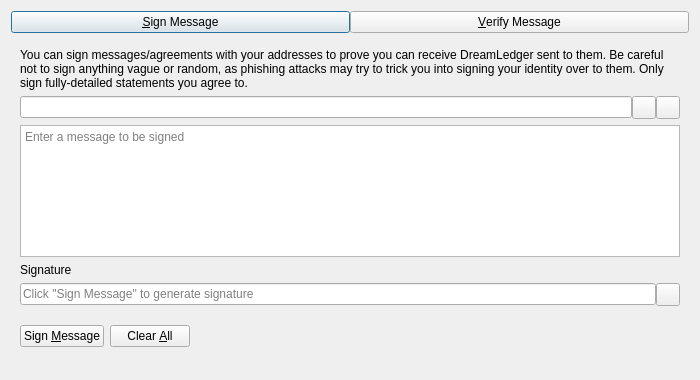
<?xml version="1.0" encoding="UTF-8"?>
<ui version="4.0">
 <class>SignVerifyMessageDialog</class>
 <widget class="QDialog" name="SignVerifyMessageDialog">
  <property name="geometry">
   <rect>
    <x>0</x>
    <y>0</y>
    <width>700</width>
    <height>380</height>
   </rect>
  </property>
  <property name="windowTitle">
   <string>Signatures - Sign / Verify a Message</string>
  </property>
  <property name="modal">
   <bool>true</bool>
  </property>
  <layout class="QVBoxLayout" name="verticalLayout">
   <item>
    <layout class="QHBoxLayout" name="horizontalLayout_Buttons_2">
     <property name="spacing">
      <number>0</number>
     </property>
     <property name="topMargin">
      <number>0</number>
     </property>
     <item>
      <widget class="QPushButton" name="btnSignMessage">
       <property name="text">
        <string>&amp;Sign Message</string>
       </property>
       <property name="checkable">
        <bool>true</bool>
       </property>
      </widget>
     </item>
     <item>
      <widget class="QPushButton" name="btnVerifyMessage">
       <property name="text">
        <string>&amp;Verify Message</string>
       </property>
       <property name="checkable">
        <bool>true</bool>
       </property>
      </widget>
     </item>
    </layout>
   </item>
   <item>
    <widget class="QStackedWidget" name="stackedWidgetSig">
     <property name="minimumSize">
      <size>
       <width>0</width>
       <height>0</height>
      </size>
     </property>
     <property name="currentIndex">
      <number>0</number>
     </property>
     <widget class="QWidget" name="pageSignMessage">
      <layout class="QVBoxLayout" name="verticalLayout_SM">
       <item>
        <widget class="QLabel" name="infoLabel_SM">
         <property name="text">
          <string>You can sign messages/agreements with your addresses to prove you can receive DreamLedger sent to them. Be careful not to sign anything vague or random, as phishing attacks may try to trick you into signing your identity over to them. Only sign fully-detailed statements you agree to.</string>
         </property>
         <property name="textFormat">
          <enum>Qt::PlainText</enum>
         </property>
         <property name="wordWrap">
          <bool>true</bool>
         </property>
        </widget>
       </item>
       <item>
        <layout class="QHBoxLayout" name="horizontalLayout_1_SM">
         <property name="spacing">
          <number>0</number>
         </property>
         <item>
          <widget class="QValidatedLineEdit" name="addressIn_SM">
           <property name="toolTip">
            <string>The DreamLedger address to sign the message with</string>
           </property>
          </widget>
         </item>
         <item>
          <widget class="QToolButton" name="addressBookButton_SM">
           <property name="toolTip">
            <string>Choose previously used address</string>
           </property>
           <property name="text">
            <string/>
           </property>
           <property name="shortcut">
            <string>Alt+A</string>
           </property>
          </widget>
         </item>
         <item>
          <widget class="QToolButton" name="pasteButton_SM">
           <property name="toolTip">
            <string>Paste address from clipboard</string>
           </property>
           <property name="text">
            <string/>
           </property>
           <property name="shortcut">
            <string>Alt+P</string>
           </property>
          </widget>
         </item>
        </layout>
       </item>
       <item>
        <widget class="QPlainTextEdit" name="messageIn_SM">
         <property name="toolTip">
          <string>Enter the message you want to sign here</string>
         </property>
         <property name="placeholderText">
          <string>Enter a message to be signed</string>
         </property>
        </widget>
       </item>
       <item>
        <widget class="QLabel" name="signatureLabel_SM">
         <property name="text">
          <string>Signature</string>
         </property>
         <property name="textFormat">
          <enum>Qt::PlainText</enum>
         </property>
        </widget>
       </item>
       <item>
        <layout class="QHBoxLayout" name="horizontalLayout_2_SM">
         <property name="spacing">
          <number>0</number>
         </property>
         <item>
          <widget class="QLineEdit" name="signatureOut_SM">
           <property name="placeholderText">
            <string>Click "Sign Message" to generate signature</string>
           </property>
           <property name="readOnly">
            <bool>true</bool>
           </property>
          </widget>
         </item>
         <item>
          <widget class="QToolButton" name="copySignatureButton_SM">
           <property name="toolTip">
            <string>Copy the current signature to the system clipboard</string>
           </property>
           <property name="text">
            <string/>
           </property>
          </widget>
         </item>
        </layout>
       </item>
       <item>
        <layout class="QHBoxLayout" name="horizontalLayout_3_SM">
         <item>
          <widget class="QPushButton" name="signMessageButton_SM">
           <property name="toolTip">
            <string>Sign the message to prove you own this DreamLedger address</string>
           </property>
           <property name="text">
            <string>Sign &amp;Message</string>
           </property>
           <property name="autoDefault">
            <bool>false</bool>
           </property>
          </widget>
         </item>
         <item>
          <widget class="QPushButton" name="clearButton_SM">
           <property name="toolTip">
            <string>Reset all sign message fields</string>
           </property>
           <property name="text">
            <string>Clear &amp;All</string>
           </property>
           <property name="autoDefault">
            <bool>false</bool>
           </property>
          </widget>
         </item>
         <item>
          <spacer name="horizontalSpacer_1_SM">
           <property name="orientation">
            <enum>Qt::Horizontal</enum>
           </property>
           <property name="sizeHint" stdset="0">
            <size>
             <width>40</width>
             <height>48</height>
            </size>
           </property>
          </spacer>
         </item>
         <item>
          <widget class="QLabel" name="statusLabel_SM">
           <property name="text">
            <string/>
           </property>
           <property name="wordWrap">
            <bool>true</bool>
           </property>
          </widget>
         </item>
         <item>
          <spacer name="horizontalSpacer_2_SM">
           <property name="orientation">
            <enum>Qt::Horizontal</enum>
           </property>
           <property name="sizeHint" stdset="0">
            <size>
             <width>40</width>
             <height>48</height>
            </size>
           </property>
          </spacer>
         </item>
        </layout>
       </item>
      </layout>
     </widget>
     <widget class="QWidget" name="pageVerifyMessage">
      <layout class="QVBoxLayout" name="verticalLayout_VM">
       <item>
        <widget class="QLabel" name="infoLabel_VM">
         <property name="text">
          <string>Enter the receiver's address, message (ensure you copy line breaks, spaces, tabs, etc. exactly) and signature below to verify the message. Be careful not to read more into the signature than what is in the signed message itself, to avoid being tricked by a man-in-the-middle attack. Note that this only proves the signing party receives with the address, it cannot prove sendership of any transaction!</string>
         </property>
         <property name="textFormat">
          <enum>Qt::PlainText</enum>
         </property>
         <property name="alignment">
          <set>Qt::AlignLeading|Qt::AlignLeft|Qt::AlignTop</set>
         </property>
         <property name="wordWrap">
          <bool>true</bool>
         </property>
        </widget>
       </item>
       <item>
        <layout class="QHBoxLayout" name="horizontalLayout_1_VM">
         <property name="spacing">
          <number>0</number>
         </property>
         <item>
          <widget class="QValidatedLineEdit" name="addressIn_VM">
           <property name="toolTip">
            <string>The DreamLedger address the message was signed with</string>
           </property>
          </widget>
         </item>
         <item>
          <widget class="QToolButton" name="addressBookButton_VM">
           <property name="toolTip">
            <string>Choose previously used address</string>
           </property>
           <property name="text">
            <string/>
           </property>
           <property name="shortcut">
            <string>Alt+A</string>
           </property>
          </widget>
         </item>
        </layout>
       </item>
       <item>
        <widget class="QPlainTextEdit" name="messageIn_VM">
          <property name="toolTip">
            <string>The signed message to verify</string>
          </property>
          <property name="placeholderText">
            <string>Enter a message to be verified</string>
          </property>
        </widget>
       </item>
       <item>
        <widget class="QValidatedLineEdit" name="signatureIn_VM">
          <property name="toolTip">
            <string>The signature given when the message was signed</string>
          </property>
          <property name="placeholderText">
            <string>Enter a signature for the message to be verified</string>
          </property>
        </widget>
       </item>
       <item>
        <layout class="QHBoxLayout" name="horizontalLayout_2_VM">
         <item>
          <widget class="QPushButton" name="verifyMessageButton_VM">
           <property name="toolTip">
            <string>Verify the message to ensure it was signed with the specified DreamLedger address</string>
           </property>
           <property name="text">
            <string>Verify &amp;Message</string>
           </property>
           <property name="autoDefault">
            <bool>false</bool>
           </property>
          </widget>
         </item>
         <item>
          <widget class="QPushButton" name="clearButton_VM">
           <property name="toolTip">
            <string>Reset all verify message fields</string>
           </property>
           <property name="text">
            <string>Clear &amp;All</string>
           </property>
           <property name="autoDefault">
            <bool>false</bool>
           </property>
          </widget>
         </item>
         <item>
          <spacer name="horizontalSpacer_1_VM">
           <property name="orientation">
            <enum>Qt::Horizontal</enum>
           </property>
           <property name="sizeHint" stdset="0">
            <size>
             <width>40</width>
             <height>48</height>
            </size>
           </property>
          </spacer>
         </item>
         <item>
          <widget class="QLabel" name="statusLabel_VM">
           <property name="text">
            <string/>
           </property>
           <property name="wordWrap">
            <bool>true</bool>
           </property>
          </widget>
         </item>
         <item>
          <spacer name="horizontalSpacer_2_VM">
           <property name="orientation">
            <enum>Qt::Horizontal</enum>
           </property>
           <property name="sizeHint" stdset="0">
            <size>
             <width>40</width>
             <height>48</height>
            </size>
           </property>
          </spacer>
         </item>
        </layout>
       </item>
      </layout>
     </widget>
    </widget>
   </item>
  </layout>
 </widget>
 <customwidgets>
  <customwidget>
   <class>QValidatedLineEdit</class>
   <extends>QLineEdit</extends>
   <header>qt/qvalidatedlineedit.h</header>
  </customwidget>
 </customwidgets>
 <resources>
  <include location="../dreamledger.qrc"/>
 </resources>
 <connections/>
</ui>
